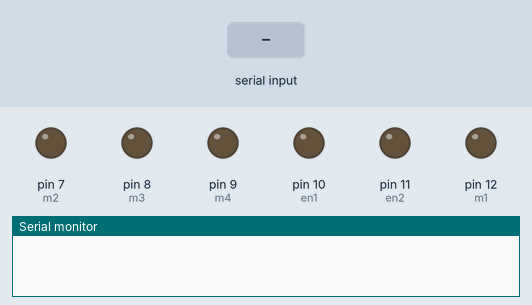
Bench run of a sketch on a simulated Arduino Uno, built with avr-gcc and run on an emulated ATmega328P. On the bench: output pins drawn as LEDs (lit = HIGH), the last lines printed to the serial monitor. The inputs (shaded band) are chosen by the test bench.

Above: at 1.2 s.
1.3 s: "go ahead" received over Serial
At 2.8 s:
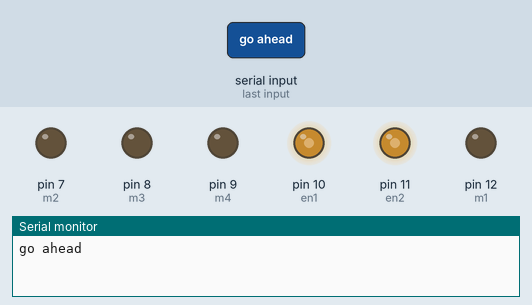
3.8 s: "go left" received over Serial
At 5.2 s:
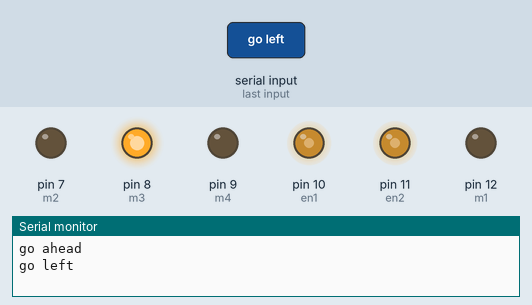
6.8 s: "go right" received over Serial
At 8.2 s:
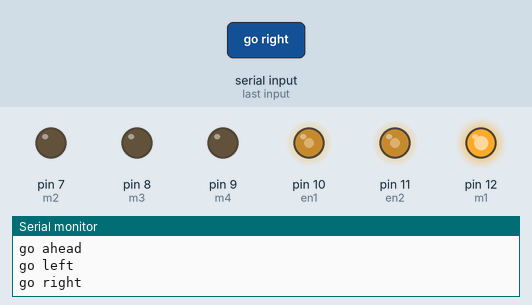
Timing chart, 0 to 9.8 s (numbered marks = the images above; inputs shaded):
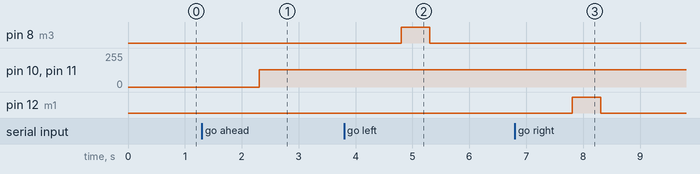

Measured:
- after the input at 1.3 s, pin 10 (en1), pin 11 (en2): 0/255 → 128/255 after 1.0 s
- after the input at 3.8 s, pin 8 (m3): LOW → HIGH after 1.0 s, → LOW 0.50 s later
- after the input at 6.8 s, pin 12 (m1): LOW → HIGH after 1.0 s, → LOW 0.50 s later

The sketch:

voice_control_bot_final.ino
```cpp
#define m1 12
#define m2 7
#define m3 8
#define m4 9
#define en1 10
#define en2 11
int M1_speed=128;
int M2_speed=128;

void setup()
{
  pinMode(m1, OUTPUT);
  pinMode(m2, OUTPUT);
  pinMode(m3, OUTPUT);
  pinMode(m4, OUTPUT);
  pinMode(en1, OUTPUT);
  pinMode(en2, OUTPUT);
  Serial.begin(9600);
}

void loop()
{
  if (Serial.available())
  {
  String voice = Serial.readString();
  Serial.println(voice);
  if(voice == "go ahead" || "forward" || "Forward" || "Go ahead" || "Go Ahead" || "move forward" || "Move forward" || "ahead" || "goahead")
  {
    digitalWrite(m1, HIGH);
    digitalWrite(m2, LOW);
    digitalWrite(m3, HIGH);
    digitalWrite(m4, LOW);
    analogWrite(en1,M1_speed);
    analogWrite(en2,M2_speed);

   }
   if(voice == "reverse" || "backward" || "Backward" || "Reverse" || "go back")
  {
    digitalWrite(m2, HIGH);
    digitalWrite(m1, LOW);
    digitalWrite(m4, HIGH);
    digitalWrite(m3, LOW);
    analogWrite(en1,M1_speed);
    analogWrite(en2,M2_speed);
   }
   if(voice == "go left")
  {
    digitalWrite(m1, LOW);
    digitalWrite(m2, LOW);
    digitalWrite(m3, HIGH);
    digitalWrite(m4, LOW);
    delay(500);
    digitalWrite(m1, LOW);
    digitalWrite(m2, LOW);
    digitalWrite(m3, LOW);
    digitalWrite(m4, LOW);
    delay(300);
    digitalWrite(m1, HIGH);
    digitalWrite(m2, LOW);
    digitalWrite(m3, HIGH);
    digitalWrite(m4, LOW);
    analogWrite(en1,M1_speed);
    analogWrite(en2,M2_speed);

   }
   if(voice == "go right")
  {
    digitalWrite(m1, HIGH);
    digitalWrite(m2, LOW);
    digitalWrite(m3, LOW);
    digitalWrite(m4, LOW);
    delay(500);
    digitalWrite(m1, LOW);
    digitalWrite(m2, LOW);
    digitalWrite(m3, LOW);
    digitalWrite(m4, LOW);
    delay(300);
    digitalWrite(m1, HIGH);
    digitalWrite(m2, LOW);
    digitalWrite(m3, HIGH);
    digitalWrite(m4, LOW);
    analogWrite(en1,M1_speed);
    analogWrite(en2,M2_speed);
   }
   if(voice == "rotate clockwise")
   {
    digitalWrite(m1, HIGH);
    digitalWrite(m2, LOW);
    digitalWrite(m3, LOW);
    digitalWrite(m4, LOW);
    analogWrite(en1,M1_speed);
    analogWrite(en2,M2_speed);
   }
   if(voice == "rotate anticlockwise")
   {
    digitalWrite(m1, LOW);
    digitalWrite(m2, LOW);
    digitalWrite(m3, HIGH);
    digitalWrite(m4, LOW);
    analogWrite(en1,M1_speed);
    analogWrite(en2,M2_speed);
   }
  else if(voice == "brake" || "break" || "stop" || "top")
  {
    digitalWrite(m1, LOW);
    digitalWrite(m2, LOW);
    digitalWrite(m3, LOW);
    digitalWrite(m4, LOW);
  }
 }
}
```
